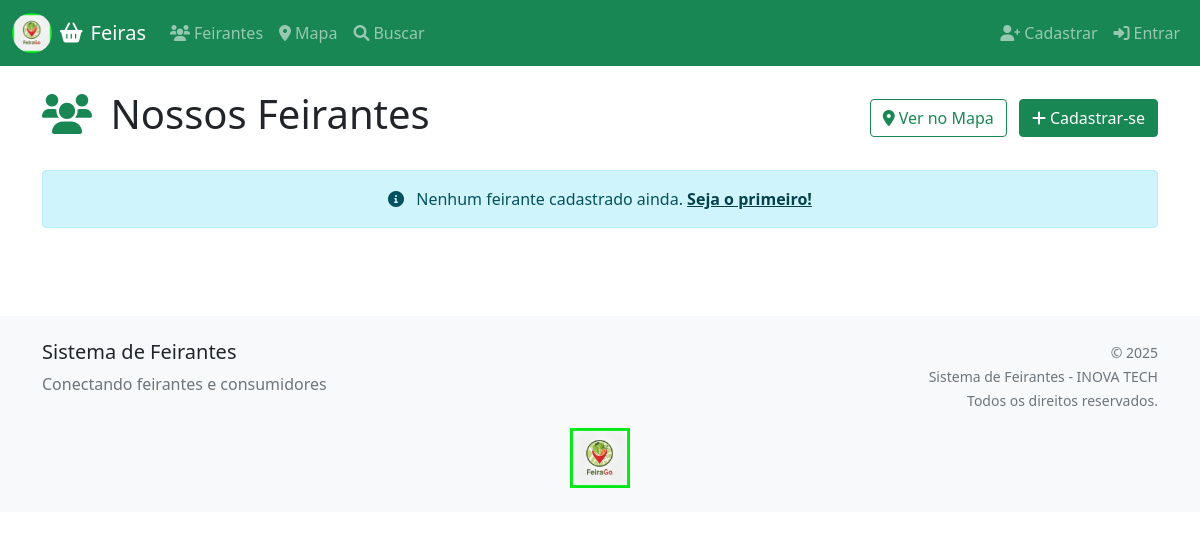
Before: /feirantes/ with the older database file.
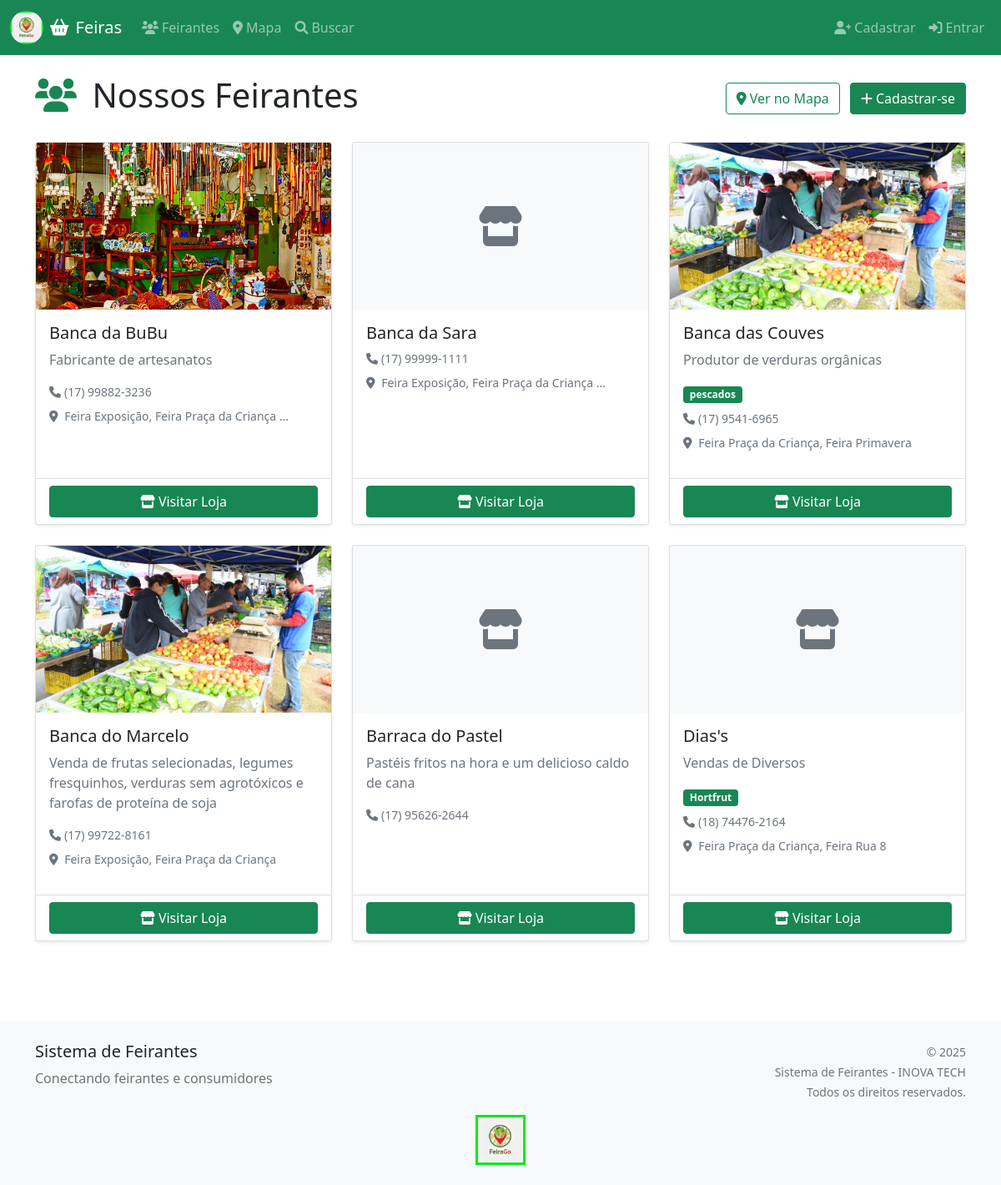
After: the same page with the newer database file.
### feirantes/models.py (models this page shows, shortened)
class Feirante(models.Model):
    usuario = models.OneToOneField(
        User, on_delete=models.CASCADE, related_name='feirante')
    nome_comercial = models.CharField(max_length=200)
    cpf = models.CharField(max_length=14, unique=True)
    telefone = models.CharField(max_length=20)
    whatsapp = models.CharField(max_length=20, blank=True)
    email = models.EmailField()
    endereco = models.TextField(blank=True)
    cidade = models.CharField(max_length=100, blank=True)
    estado = models.CharField(max_length=2, blank=True)
    cep = models.CharField(max_length=9, blank=True)
    descricao = models.TextField(blank=True)
    foto = models.ImageField(upload_to='feirantes/', blank=True, null=True)
    especialidades = models.ManyToManyField(
        Especialidade, blank=True,
        help_text="Principais produtos/especialidades")
    feiras = models.ManyToManyField(
        Feira,
        blank=True,
        help_text="Feiras onde o feirante participa",
        related_name="feirantes"
    )
    subdominio = models.SlugField(
        max_length=100, unique=True,
        help_text="URL da loja: site.com/loja/[subdominio]")
    instagram = models.CharField(max_length=100, blank=True)
    facebook = models.CharField(max_length=100, blank=True)
    ativo = models.BooleanField(default=True)
    verificado = models.BooleanField(default=False)
    criado_em = models.DateTimeField(auto_now_add=True)
    atualizado_em = models.DateTimeField(auto_now=True)
    class Meta:
        verbose_name = 'Feirante'
        verbose_name_plural = 'Feirantes'
        ordering = ['nome_comercial']

class Feira(models.Model):
    DIAS_SEMANA = [
        ('segunda', 'Segunda-feira'),
        ('terca', 'Terça-feira'),
        ('quarta', 'Quarta-feira'),
        ('quinta', 'Quinta-feira'),
        ('sexta', 'Sexta-feira'),
        ('sabado', 'Sábado'),
        ('domingo', 'Domingo'),
        ('segunda_quarta', 'Segunda e Quarta'),
        ('terca_quinta', 'Terça e Quinta'),
        ('segunda_quinta', 'Segunda a Quinta'),
        ('segunda_sexta', 'Segunda a Sexta'),
        ('sabado_domingo', 'Finais de Semana'),
        ('todos_dias', 'Todos os dias'),
    ]
    nome = models.CharField(max_length=200)
    endereco = models.TextField()
    cidade = models.CharField(max_length=100)
    estado = models.CharField(max_length=2)
    cep = models.CharField(max_length=9, blank=True)
    latitude = models.DecimalField(
        max_digits=10, decimal_places=7, blank=True, null=True)
    longitude = models.DecimalField(
        max_digits=10, decimal_places=7, blank=True, null=True)
    dias_funcionamento = models.CharField(
        max_length=20, choices=DIAS_SEMANA, default='sabado')
    horario_funcionamento = models.CharField(
        max_length=100, blank=True, help_text="Ex: 7h às 12h")
    ativa = models.BooleanField(default=True)
    criado_em = models.DateTimeField(auto_now_add=True)
    atualizado_em = models.DateTimeField(auto_now=True)
    class Meta:
        verbose_name = 'Feira'
        verbose_name_plural = 'Feiras'
        ordering = ['nome']

class Especialidade(models.Model):
    nome = models.CharField(max_length=100, unique=True)
    descricao = models.TextField(blank=True)
    ativo = models.BooleanField(default=True)
    criado_em = models.DateTimeField(auto_now_add=True)
    class Meta:
        verbose_name = 'Especialidade'
        verbose_name_plural = 'Especialidades'
        ordering = ['nome']

### feirantes/views.py (the view)
# urls.py: path('', views.listar_feirantes, name='listar'),
def listar_feirantes(request):
    feirantes = Feirante.objects.filter(ativo=True)
    return render(request, 'feirantes/lista.html', {
        'feirantes': feirantes
    })

### feirantes/templates/feirantes/lista.html (shortened to what this page needs)
{% extends 'feirantes/base.html' %}
{% block content %}
<div class="container">
    <div class="row">
        <div class="col-12">
            <div class="d-flex justify-content-between align-items-center mb-4">
                <h1>
                    <i class="fas fa-users text-success me-2"></i>
                    Nossos Feirantes
                </h1>
                <div>
                    <a href="{% url 'feirantes:mapa' %}" class="btn btn-outline-success me-2">
                        <i class="fas fa-map-marker-alt me-1"></i>Ver no Mapa
                    </a>
                    <a href="{% url 'feirantes:cadastro' %}" class="btn btn-success">
                        <i class="fas fa-plus me-1"></i>Cadastrar-se
                    </a>
                </div>
            </div>
        </div>
    </div>
    {% if feirantes %}
    <div class="row">
        {% for feirante in feirantes %}
        <div class="col-md-6 col-lg-4 mb-4">
            <div class="card h-100 shadow-sm">
                {% if feirante.foto %}
                <img src="{{ feirante.foto.url }}" class="card-img-top" alt="{{ feirante.nome_comercial }}"
                    style="height: 200px; object-fit: cover;">
                {% else %}
                <div class="card-img-top bg-light d-flex align-items-center justify-content-center"
                    style="height: 200px;">
                    <i class="fas fa-store text-muted" style="font-size: 3rem;"></i>
                </div>
                {% endif %}
                <div class="card-body">
                    <h5 class="card-title">{{ feirante.nome_comercial }}</h5>
                    {% if feirante.descricao %}
                    <p class="card-text text-muted">
                        {{ feirante.descricao|truncatewords:15 }}
                    </p>
                    {% endif %}
                    <div class="mb-2">
                        {% if feirante.especialidades.all %}
                        {% for especialidade in feirante.especialidades.all|slice:":3" %}
                        <span class="badge bg-success me-1">{{ especialidade.nome }}</span>
                        {% endfor %}
                        {% endif %}
                    </div>
                    {% if feirante.telefone %}
                    <div class="text-muted small mb-2">
                        <i class="fas fa-phone me-1"></i>{{ feirante.telefone }}
                    </div>
                    {% endif %}
                    {% if feirante.feiras.all %}
                    <div class="text-muted small mb-3">
                        <i class="fas fa-map-marker-alt me-1"></i>
                        {% for feira in feirante.feiras.all|slice:":2" %}
                        {{ feira.nome }}{% if not forloop.last %}, {% endif %}
                        {% endfor %}
                        {% if feirante.feiras.count > 2 %}
                        <span class="text-muted">...</span>
                        {% endif %}
                    </div>
                    {% endif %}
                </div>
                <div class="card-footer bg-transparent">
                    <a href="{% url 'feirantes:loja_feirante' feirante.subdominio %}" class="btn btn-success w-100">
                        <i class="fas fa-store me-1"></i>Visitar Loja
                    </a>
                </div>
            </div>
        </div>
        {% endfor %}
    </div>
    {% else %}
    <div class="row">
        <div class="col-12">
            <div class="alert alert-info text-center">
                <i class="fas fa-info-circle me-2"></i>
                Nenhum feirante cadastrado ainda.
                <a href="{% url 'feirantes:cadastro' %}" class="alert-link">Seja o primeiro!</a>
            </div>
        </div>
    </div>
    {% endif %}
</div>
{% endblock %}

### feirantes/templates/feirantes/base.html (shortened to what this page needs)
{% load static %}
<!DOCTYPE html>
<html lang="pt-br">
<head>
    <link rel="stylesheet" href="https://unpkg.com/leaflet@1.7.1/dist/leaflet.css" />
    <link href="https://cdn.jsdelivr.net/npm/bootstrap@5.1.3/dist/css/bootstrap.min.css" rel="stylesheet">
    <link href="https://cdnjs.cloudflare.com/ajax/libs/font-awesome/6.0.0/css/all.min.css" rel="stylesheet">
</head>
<body>
    <nav class="navbar navbar-expand-lg navbar-dark bg-success">
        <div class="container-fluid">
            <a class="navbar-brand d-flex align-items-center" href="{% url 'feirantes:lista_feiras' %}">
                <img src="{% static 'global/img/favicon-96x96.png' %}" alt="Logo Feira" width="40" height="40" class="me-2 rounded-circle">
                <i class="fas fa-shopping-basket me-2"></i>
                Feiras
            </a>
            <div class="collapse navbar-collapse" id="navbarNav">
                <ul class="navbar-nav me-auto">
                    <li class="nav-item">
                        <a class="nav-link" href="{% url 'feirantes:listar' %}">
                            <i class="fas fa-users me-1"></i>Feirantes
                        </a>
                    </li>
                    <li class="nav-item">
                        <a class="nav-link" href="{% url 'feirantes:mapa' %}">
                            <i class="fas fa-map-marker-alt me-1"></i>Mapa
                        </a>
                    </li>
                    <li class="nav-item">
                        <a class="nav-link" href="{% url 'feirantes:buscar' %}">
                            <i class="fas fa-search me-1"></i>Buscar
                        </a>
                    </li>
                </ul>
                <ul class="navbar-nav">
                    {% if user.is_authenticated %}
                    <li class="nav-item dropdown">
                        <a class="nav-link dropdown-toggle" href="#" id="navbarDropdown" role="button"
                            data-bs-toggle="dropdown">
                            <i class="fas fa-user me-1"></i>{{ user.username }}
                        </a>
                        <ul class="dropdown-menu">
                            <li><a class="dropdown-item" href="{% url 'feirantes:painel' %}">
                                    <i class="fas fa-tachometer-alt me-2"></i>Painel
                                </a></li>
                            <li>
                                <hr class="dropdown-divider">
                            </li>
                            <li><a class="dropdown-item" href="{% url 'logout' %}">
                                    <i class="fas fa-sign-out-alt me-2"></i>Sair
                                </a></li>
                        </ul>
                    </li>
                    {% else %}
                    <li class="nav-item">
                        <a class="nav-link" href="{% url 'feirantes:cadastro' %}">
                            <i class="fas fa-user-plus me-1"></i>Cadastrar
                        </a>
                    </li>
                    <li class="nav-item">
                        <a class="nav-link" href="{% url 'login' %}">
                            <i class="fas fa-sign-in-alt me-1"></i>Entrar
                        </a>
                    </li>
                    {% endif %}
                </ul>
            </div>
        </div>
    </nav>
    <main class="container-fluid py-4">
        {% block content %}{% endblock %}
    </main>
    <footer class="bg-light mt-5 py-4">
        <div class="container text-center">
            <div class="row">
                <div class="col-md-6 text-md-start mb-3 mb-md-0">
                    <h5>Sistema de Feirantes</h5>
                    <p class="text-muted">Conectando feirantes e consumidores</p>
                </div>
                <div class="col-md-6 text-md-end">
                    <small class="text-muted">
                        &copy; {% now "Y" %} <br>
                        Sistema de Feirantes - INOVA TECH <br>
                        Todos os direitos reservados.
                    </small>
                </div>
            </div>
            <div class="mt-3">
                <a href="{% url 'feirantes:lista_feiras' %}">
                    <img src="{% static 'global/img/favicon-96x96.png' %}" alt="Logo Feira" width="60" height="60">
                </a>
            </div>
        </div>
    </footer>
</body>
</html>

Changed rows visible on the page:
added Feirante: foto (picture), nome_comercial "Banca da BuBu", descricao "Fabricante de artesanatos", telefone "(17) 99882-3236"
added Feira: nome "Feira Exposição"
added Feira: nome "Feira Praça da Criança"
added Feirante: nome_comercial "Banca da Sara", telefone "(17) 99999-1111"
added Feirante: foto (picture), nome_comercial "Banca das Couves", descricao "Produtor de verduras orgânicas", telefone "(17) 9541-6965"
added Especialidade: nome "pescados", shown under "Banca das Couves"
added Feira: nome "Feira Primavera", shown under "Banca das Couves"
added Feirante: foto (picture), nome_comercial "Banca do Marcelo", descricao "Venda de frutas selecionadas, legumes fresquinhos, verduras sem agrotóxicos e farofas de proteína de soja", telefone "(17) 99722-8161"
added Feirante: nome_comercial "Barraca do Pastel", descricao "Pastéis fritos na hora e um delicioso caldo de cana", telefone "(17) 95626-2644"
added Feirante: nome_comercial "Dias's", descricao "Vendas de Diversos", telefone "(18) 74476-2164"
added Especialidade: nome "Hortfrut", shown under "Dias's"
added Feira: nome "Feira Rua 8", shown under "Dias's"
Other visible differences:
text no longer shown: "Nenhum feirante cadastrado ainda. Seja o primeiro!"
